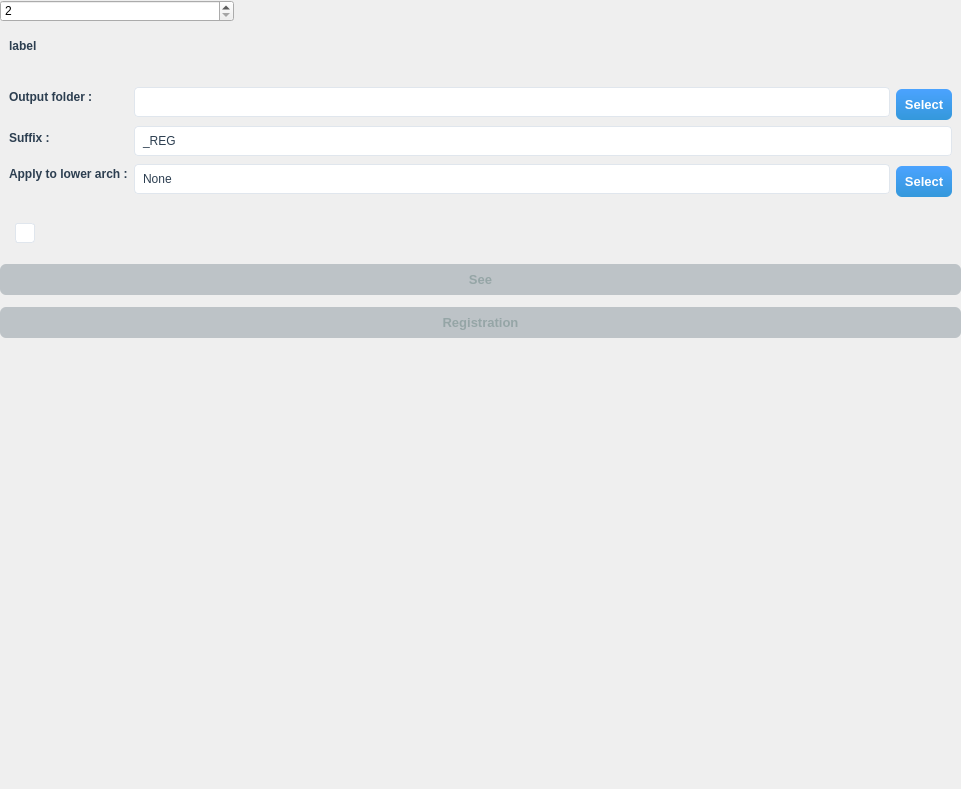
<?xml version='1.0' encoding='utf-8'?>
<ui version="4.0">
 <class>ButterfkyPatch</class>
 <widget class="qMRMLWidget" name="ButterfkyPatch">
  <property name="geometry">
   <rect>
    <x>0</x>
    <y>0</y>
    <width>961</width>
    <height>789</height>
   </rect>
  </property>
  <property name="styleSheet">
   <string notr="true">/* Light Mode (Default) */
qMRMLWidget {
  background-color: #f8f9fa;
}
ctkCollapsibleButton {
  background-color: #ffffff !important;
  border: 1px solid #e0e6ed !important;
  border-radius: 6px;
  margin-bottom: 8px;
  font-weight: 600;
  padding: 6px 10px;
  color: #2c3e50 !important;
}
ctkCollapsibleButton:hover {
  border: 1px solid #3498db !important;
  background-color: #fbfcfd !important;
}
QLineEdit, QTextEdit {
  background-color: #ffffff !important;
  border: 1px solid #e0e6ed !important;
  border-radius: 4px;
  padding: 6px;
  color: #2c3e50 !important;
  selection-background-color: #3498db;
}
QLineEdit:focus, QTextEdit:focus {
  border: 2px solid #3498db !important;
}
QComboBox {
  background-color: #ffffff !important;
  border: 1px solid #e0e6ed !important;
  border-radius: 4px;
  padding: 4px 6px;
  color: #2c3e50 !important;
}
QComboBox:focus {
  border: 2px solid #3498db !important;
}
QComboBox::drop-down {
  width: 20px;
  border: none;
}
QComboBox QAbstractItemView {
  background-color: #ffffff !important;
  color: #2c3e50 !important;
  selection-background-color: #3498db;
}
QLabel {
  color: #2c3e50 !important;
  font-weight: 500;
}
QPushButton {
  background-color: qlineargradient(x1:0, y1:0, x2:0, y2:1, stop:0 #4ba3ff, stop:1 #3498db);
  color: white;
  border: none;
  border-radius: 6px;
  font-weight: 600;
  font-size: 10pt;
  padding: 8px;
  margin-top: 4px;
}
QPushButton:hover:!pressed {
  background-color: qlineargradient(x1:0, y1:0, x2:0, y2:1, stop:0 #5cb3ff, stop:1 #2980b9);
}
QPushButton:pressed {
  background-color: qlineargradient(x1:0, y1:0, x2:0, y2:1, stop:0 #2980b9, stop:1 #1f618d);
}
QPushButton:disabled {
  background-color: #bdc3c7;
  color: #95a5a6;
}
QCheckBox {
  color: #2c3e50 !important;
  font-weight: 500;
  spacing: 6px;
}
QCheckBox::indicator {
  width: 18px;
  height: 18px;
  border: 1px solid #e0e6ed;
  border-radius: 3px;
  background-color: #ffffff;
}
QCheckBox::indicator:hover {
  border: 1px solid #3498db;
}
QCheckBox::indicator:checked {
  width: 18px;
  height: 18px;
  border: 1px solid #3498db;
  border-radius: 3px;
  background-color: #3498db;
  image: url(:/Icons/SmallCheckMark.png);
}
QCheckBox::indicator:checked:hover {
  border: 1px solid #2980b9;
  background-color: #2980b9;
}
QProgressBar {
  border: 1px solid #e0e6ed;
  border-radius: 4px;
  background-color: #ffffff;
  padding: 2px;
  color: #2c3e50 !important;
}
QProgressBar::chunk {
  background-color: #3498db;
  border-radius: 3px;
}
qMRMLNodeComboBox {
  background-color: #ffffff !important;
  border: 1px solid #e0e6ed !important;
  border-radius: 4px;
  padding: 4px 6px;
  color: #2c3e50 !important;
}
qMRMLNodeComboBox:focus {
  border: 2px solid #3498db !important;
}
  </string>
  </property>
  <layout class="QVBoxLayout" name="verticalLayout">
   <property name="spacing">
    <number>8</number>
   </property>
   <property name="leftMargin">
    <number>0</number>
   </property>
   <property name="topMargin">
    <number>0</number>
   </property>
   <property name="rightMargin">
    <number>0</number>
   </property>
   <property name="bottomMargin">
    <number>0</number>
   </property>
   <item>
    <layout class="QGridLayout" name="gridLayout">
     <item row="0" column="0">
      <widget class="QSpinBox" name="spinBoxnumberscan">
       <property name="minimum">
        <number>2</number>
       </property>
       <property name="maximum">
        <number>10</number>
       </property>
      </widget>
     </item>
     <item row="0" column="1">
      <widget class="QLabel" name="label_3">
       <property name="text">
        <string />
       </property>
      </widget>
     </item>
     <item row="0" column="2">
      <widget class="QLabel" name="label_6">
       <property name="text">
        <string />
       </property>
      </widget>
     </item>
     <item row="0" column="3">
      <widget class="QLabel" name="label_7">
       <property name="text">
        <string />
       </property>
      </widget>
     </item>
    </layout>
   </item>
   <item>
    <widget class="ctkCollapsibleButton" name="inputsCollapsibleButton" native="true">
     <property name="text" stdset="0">
      <string>Inputs</string>
     </property>
     <layout class="QFormLayout" name="formLayout_2">
      <item row="0" column="0">
       <layout class="QVBoxLayout" name="verticalLayout_2">
        <property name="spacing"><number>6</number></property><item>
         <widget class="QLabel" name="label">
          <property name="text">
           <string>label</string>
          </property>
         </widget>
        </item>
       </layout>
      </item>
     </layout>
    </widget>
   </item>
   <item>
    <widget class="ctkCollapsibleButton" name="outputsCollapsibleButton" native="true">
     <property name="text" stdset="0">
      <string>Outputs</string>
     </property>
     <layout class="QFormLayout" name="formLayout_4">
      <item row="0" column="0">
       <layout class="QHBoxLayout" name="horizontalLayout"><property name="spacing"><number>6</number></property></layout>
      </item>
      <item row="3" column="0">
       <widget class="QLabel" name="label_2">
        <property name="text">
         <string>Output folder : </string>
        </property>
       </widget>
      </item>
      <item row="3" column="1">
       <layout class="QVBoxLayout" name="verticalLayout_3">
        <property name="spacing"><number>6</number></property><item>
         <layout class="QHBoxLayout" name="horizontalLayout_2">
          <property name="spacing"><number>6</number></property><item>
           <widget class="QLineEdit" name="lineEditOutput" />
          </item>
          <item>
           <widget class="QPushButton" name="buttonSelectOutput">
            <property name="text">
             <string>Select</string>
            </property>
           </widget>
          </item>
          <item>
           <layout class="QHBoxLayout" name="horizontalLayout_3"><property name="spacing"><number>6</number></property></layout>
          </item>
         </layout>
        </item>
       </layout>
      </item>
      <item row="5" column="0">
       <widget class="QLabel" name="label_4">
        <property name="text">
         <string>Suffix : </string>
        </property>
       </widget>
      </item>
      <item row="5" column="1">
       <widget class="QLineEdit" name="lineEditSuffix">
        <property name="text">
         <string>_REG</string>
        </property>
       </widget>
      </item>
      <item row="6" column="0">
       <widget class="QLabel" name="label_5">
        <property name="text">
         <string>Apply to lower arch :</string>
        </property>
       </widget>
      </item>
      <item row="6" column="1">
       <layout class="QHBoxLayout" name="horizontalLayout_4">
        <property name="spacing"><number>6</number></property><item>
         <widget class="QLineEdit" name="lineEditLowerArch">
          <property name="text">
           <string>None</string>
          </property>
         </widget>
        </item>
        <item>
         <widget class="QPushButton" name="ButtonLowerArch">
          <property name="text">
           <string>Select</string>
          </property>
         </widget>
        </item>
       </layout>
      </item>
     </layout>
    </widget>
   </item>
   <item>
    <widget class="ctkCollapsibleButton" name="advancedCollapsibleButton" native="true">
     <property name="text" stdset="0">
      <string>Advanced</string>
     </property>
     <property name="collapsed" stdset="0">
      <bool>true</bool>
     </property>
     <layout class="QFormLayout" name="formLayout_3">
      <item row="0" column="1">
       <widget class="QCheckBox" name="invertOutputCheckBox">
        <property name="toolTip">
         <string>If checked, values above threshold are set to 0. If unchecked, values below are set to 0.</string>
        </property>
        <property name="text">
         <string />
        </property>
       </widget>
      </item>
     </layout>
    </widget>
   </item>
   <item>
    <widget class="QPushButton" name="seeButton">
     <property name="enabled">
      <bool>false</bool>
     </property>
     <property name="toolTip">
      <string>Run the registration and show the result in the third view, without writing anything to the output folder.</string>
     </property>
     <property name="text">
      <string>See</string>
     </property>
    </widget>
   </item>
   <item>
    <widget class="QPushButton" name="applyButton">
     <property name="enabled">
      <bool>false</bool>
     </property>
     <property name="toolTip">
      <string>Run the algorithm.</string>
     </property>
     <property name="text">
      <string>Registration</string>
     </property>
    </widget>
   </item>
   <item>
    <spacer name="verticalSpacer">
     <property name="orientation">
      <enum>Qt::Vertical</enum>
     </property>
     <property name="sizeHint" stdset="0">
      <size>
       <width>20</width>
       <height>40</height>
      </size>
     </property>
    </spacer>
   </item>
  </layout>
 </widget>
 <customwidgets>
  <customwidget>
   <class>qMRMLWidget</class>
   <extends>QWidget</extends>
   <header>qMRMLWidget.h</header>
   <container>1</container>
  </customwidget>
  <customwidget>
   <class>ctkCollapsibleButton</class>
   <extends>QWidget</extends>
   <header>ctkCollapsibleButton.h</header>
   <container>1</container>
  </customwidget>
 </customwidgets>
 <resources />
 <connections />
</ui>
